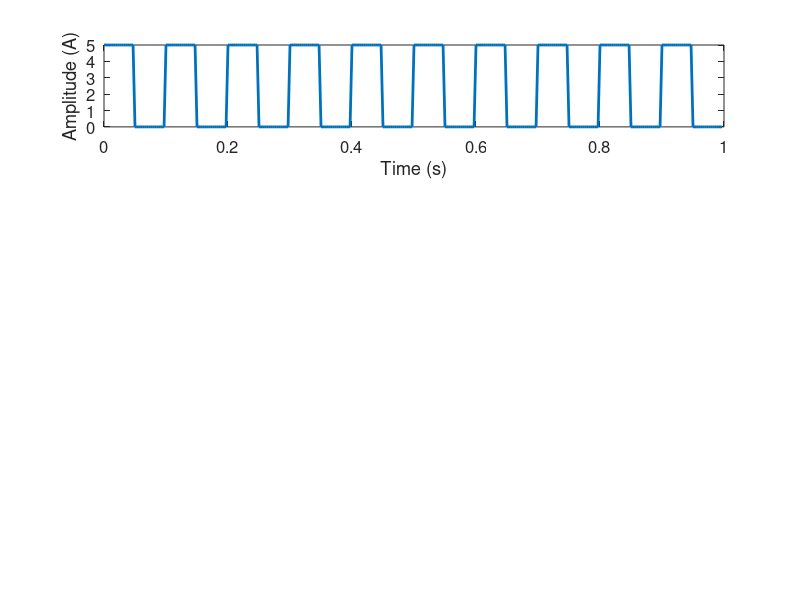

Here is the MATLAB script that generated this plot: (Note: this script raises an error after producing the figure.)
clear;clc;clf;

N = 64;     % Sample number
K = 320;     % Sample frequency
f = [10, 20];      % Signal frequency
% n = linspace(0,N-1,N);
x = zeros(2,N);     % voltage of square wave
numCycles = zeros(1,2);
voltage = zeros(1,N/2);

%% Square wave
for i = 1: numel(f)
    x(i,1: K/f(i)) = 1 * [ones(1, K/(2*f(i)))*5, zeros(1, K/(2*f(i)))];    %紀錄一次完整波動要花 K/f1 個取樣數
    numCycles(i) = N*f(i)/K ;     %取樣 N*f/K 次
    
    if(numCycles(i) > 1 )
        x(i,:) = repmat(x(i, 1: K/f(i)), [1, numCycles(i)]);
    elseif(numCycles(i) == 1 )
        x(i,:) = repmat(x(i, 1: K/f(i)), [1, numCycles(i)+1]);
    end
        
    subplot(4,1,(i));
    plot(1/K*(0:numel(x(i,:))*5-1),repmat(x(i,:), [1, 5]), "LineWidth", 2);
    xlabel("Time (s)");
    ylabel("Amplitude (A)");
    set(gca, "FontSize", 12);
    title("Signal Frequency "+ i + ":" + f(i) + " Hz");
        
    % x2 = 1 * [ones(1, K/(2*f2))*5, zeros(1, K/(2*f2))];    %紀錄一次完整波動要花 K/f2 個取樣數
    % numCycles2 = N*f2/K ;     %取樣 N*f/K 次
    % 
    % if(numCycles2 >1)
    %     x2 = repmat(x2, [1, numCycles2]);
    % end
    % 
    % subplot(4,1,2);
    % plot(1/K*(0:numel(x2)*5-1),repmat(x2, [1, 5]), "LineWidth", 2);
    % xlabel("Time (s)");
    % ylabel("Amplitude (A)");
    % set(gca, "FontSize", 12);
    % title("Signal Frequency 2: "+ f2 + " Hz");
end
%% square wave composition
sq = x(1,:) + x(2,:);
% sq = [zeros(1, N)];
% for i = 1: N
%     if x(1,i) || x(2,i) == 5
%         sq(i) = 5;
%     else
%         sq(i) = 0;
%     end
% end
subplot(4,1,3);
plot(1/K*(0:numel(sq)*5-1),repmat(sq, [1, 5]), "LineWidth", 2);
xlabel("Time (s)");
ylabel("Amplitude (A)");
set(gca, "FontSize", 12);
title("square wave composition");

%% Discrete Fourier Transform(DFT)
subplot(4,1,4);

fk = zeros(1,N/2);      % Sample number/2

% val = zeros(1,N/2);
real = zeros(1,N/2);
img = zeros(1,N/2);
rel = 0;
image = 0;

for k = 1:length(fk)
    bin = K/N*(k-1);        % Frequency of bin, Resoultion = K/N
    % for i = 1:2
        for n = 1: numel(fk)
            rel = rel + sq(n) * cos(-2* pi* f(i)/ K* n);
            image = image + sq(n) * sin(-2* pi* f(i)/ K* n);
        end
        real(k) = rel;
        img(k) = image;
    % end
    mag = 2* sqrt(power(real,2)+ power(img,2))/ N;      %mag = 2* norm(real, img)/ N
    voltage = 2* pi/ 4* mag* 1e3;       %2*Amplifier = 2* (PI/4)* mag* 1e3[V -> mV]
    % for n = 1:N
    %     val = val + sq(n) * exp(-2i*pi*(k-1)/N*(n-1));
    % end
    % 
    % if (k-1) == 0
    %     fk(k) = abs(val)/N;
    % 
    % else
    %     fk(k) = 2*abs(val)/N;      % A = (pi/4)* (2* abs(val)/ N)
    % end

    scatter(bin,voltage(k),'MarkerEdgeColor','#0072BD', "LineWidth", 2);
    line([bin bin],[0 voltage(k)], "LineWidth", 2);
    hold on;
end

xticks(0:10:K/2);
xlabel("Frequency (Hz)");
ylabel("Amplitude (A)");
title("Fourier transform");

% sgtitle(["Signal Frequency 1: "+ f1 + " Hz" ,"Signal Frequency 2: "+ f2 + " Hz" ,"K = "+ K + " Hz, N = "+ N + " Point, Resolution = " + K/N + " Hz"]);
set(gca, "FontSize", 12);